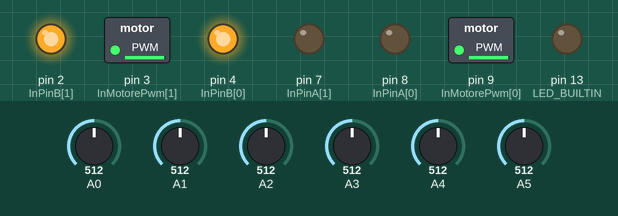
This sketch was run on a simulated Arduino Uno, built with avr-gcc and run on an emulated ATmega328P. Parts: switched loads named in the sketch (green lamp = pin HIGH), output pins drawn as LEDs (lit = HIGH). The inputs (shaded band) are chosen by the test bench; at power-on: A0 = 512, A1 = 512, A2 = 512, A3 = 512, A4 = 512, A5 = 512.

Above: at 11.2 s.
11.3 s: A0 set to 768
12.8 s: A0 set to 790
At 13.4 s:
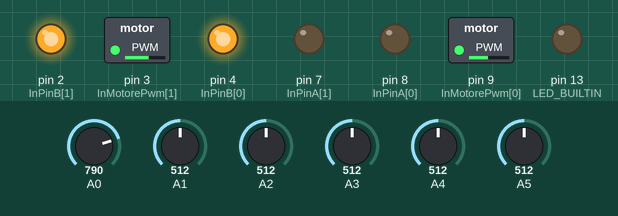
14.3 s: A0 set to 30
At 15.5 s:
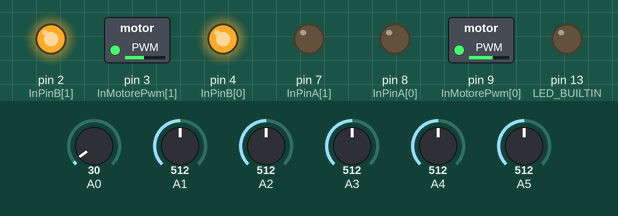
15.8 s: A1 set to 946
17.3 s: A1 set to 978
At 18.5 s:
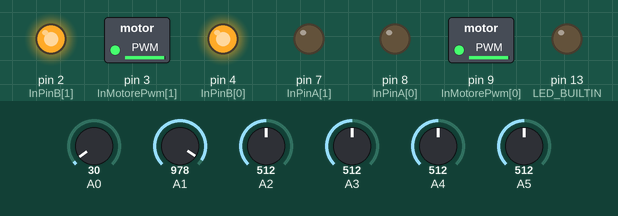
18.8 s: A1 set to 716
At 19.3 s:
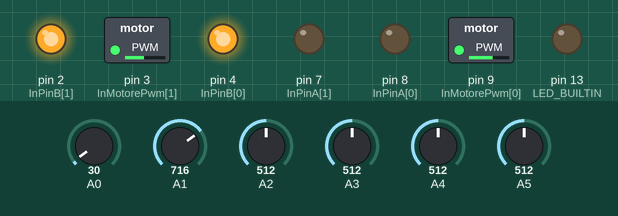
Timing chart, 0 to 21.3 s (numbered marks = the images above; inputs shaded):
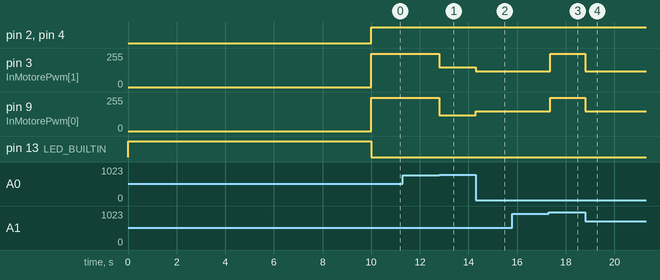

Measured:
- the behaviour switches between 778 and 779 on A0 (found by bisection; images 0 and 1)
- the behaviour switches between 961 and 962 on A1 (found by bisection; images 2 and 3)
- after the input at 11.3 s, every drawn part: stays the same
- after the input at 12.8 s, pin 3 (InMotorePwm[1]): 250/255 → 150/255 at once; pin 9 (InMotorePwm[0]): 250/255 → 120/255 at once
- after the input at 14.3 s, pin 3 (InMotorePwm[1]): 150/255 → 120/255 at once; pin 9 (InMotorePwm[0]): 120/255 → 150/255 at once
- after the input at 15.8 s, every drawn part: stays the same
- after the input at 17.3 s, pin 3 (InMotorePwm[1]): 120/255 → 250/255 after 0.06 s; pin 9 (InMotorePwm[0]): 150/255 → 250/255 after 0.06 s
- after the input at 18.8 s, pin 3 (InMotorePwm[1]): 250/255 → 120/255 at once; pin 9 (InMotorePwm[0]): 250/255 → 150/255 at once

The sketch:

vr-2.0.0.ino
```cpp
//libreria per i sensori infrarossi
#include <QTRSensors.h>


#define MOTORE_DESTRO       0
#define MOTORE_SINISTRO     1

#define MOTORE_AVANTI       0
#define MOTORE_FERMO        1
#define MOTORE_INDIETRO     2

//potenza motori
#define POTENZA_ALTA        120
#define POTENZA_MEDIA       75
#define POTENZA_BASSA       60

//potenza motori a velocità massima (una volta stabilizzato)
#define POTENZA_NORMALE     125

//valori dei diversi range
#define POS_TANTO_DESTRA    1000
#define POS_DESTRA          2300
#define POS_SINISTRA        2700
#define POS_TANTO_SINISTRA  4000

//numero di letture che l'Arduino deve fare in seguito all'uscita del range al centro
//serve per la velocità modulare
#define NUM_LETTURE 15

//variabili direzionali dei motori
uint8_t InPinA[] = {8, 7};
uint8_t InPinB[] = {4, 2};

//variabile per regolare la potenza dei motori
uint8_t InMotorePwm[] = {9, 3};

QTRSensors qtr;

//variabili che indica numero di sensori e il loro valore
const uint8_t SensorCount = 6;
uint16_t sensorValues[SensorCount];

void setup()
{
  //configurazione dei PIN di INPUT-OUTPUT
  pinMode(InPinA[0], OUTPUT);
  pinMode(InPinA[1], OUTPUT);
  pinMode(InPinB[0], OUTPUT);
  pinMode(InPinB[1], OUTPUT);
  pinMode(InMotorePwm[0], OUTPUT);
  pinMode(InMotorePwm[1], OUTPUT);
  pinMode(LED_BUILTIN, OUTPUT);

  // Configurazione dei sensori a infrarossi
  qtr.setTypeAnalog();
  qtr.setSensorPins((const uint8_t[]) {
    A0, A1, A2, A3, A4, A5
  }, SensorCount);

  //accendi il led Built-in dell'Arduino per segnalare l'inizio della calibrazione
  digitalWrite(LED_BUILTIN, HIGH);
  //calibrazione dei sensori ( circa 12s )
  for (uint16_t i = 0; i < 400; i++)
  {
    qtr.calibrate();
  }
  //spegni il led per segnalare la fine della calibrazione
  digitalWrite(LED_BUILTIN, LOW);
}

//funzione per selezionare,dirigere e regolare la potenza del motore
void muoviMotore(uint8_t motore, uint8_t direzione, uint8_t pwm)
{
  if (direzione <= 1)
  {
    digitalWrite(InPinA[motore], LOW);
  }
  else
  {
    digitalWrite(InPinA[motore], HIGH);
  }
  if (direzione >= 1 && direzione <= 2)
  {
    digitalWrite(InPinB[motore], LOW);
  }
  else
  {
    digitalWrite(InPinB[motore], HIGH);
  }
  analogWrite(InMotorePwm[motore], ((255 / 100)*pwm));
}

//funzione per stabilizzarsi sulla linea nera (deve essere al centro) + velocità modulare
void stabilizzazione()
{
  //variabile che indica il numero di letture necessarie che l'Arduino deve ancora fare prima di ritornare a velocità "normale"
  int letture_necessarie = NUM_LETTURE;

  //quando si uscirà da questo ciclo di istruzioni, vorrà dire che la macchina si è stabilizzata sulla linea nera
  while (letture_necessarie > 0)
  {
    //variabile che indica la posizione della linea nera, sapendo i valori letti dai 6 sensori
    uint16_t position = qtr.readLineBlack(sensorValues);

    //se la linea nera è a sinitra
    if (position > POS_TANTO_SINISTRA)
    {
      muoviMotore(MOTORE_DESTRO, MOTORE_AVANTI, POTENZA_MEDIA);
      muoviMotore(MOTORE_SINISTRO, MOTORE_INDIETRO, POTENZA_ALTA);

      //resetta il numero di letture necessarie
      letture_necessarie = NUM_LETTURE;
    }
    else if (position > POS_SINISTRA && position <= POS_TANTO_SINISTRA)
    {
      muoviMotore(MOTORE_DESTRO, MOTORE_AVANTI, POTENZA_MEDIA);
      muoviMotore(MOTORE_SINISTRO, MOTORE_AVANTI, POTENZA_BASSA);

      //resetta il numero di letture necessarie
      letture_necessarie = NUM_LETTURE;
    }

    //se la linea nera è a destra
    else if (position >= POS_TANTO_DESTRA && position <= POS_DESTRA)
    {
      muoviMotore(MOTORE_DESTRO, MOTORE_AVANTI, POTENZA_BASSA);
      muoviMotore(MOTORE_SINISTRO, MOTORE_AVANTI, POTENZA_MEDIA);

      //resetta il numero di letture necessarie
      letture_necessarie = NUM_LETTURE;
    }
    else if (position < POS_TANTO_DESTRA)
    {
      muoviMotore(MOTORE_DESTRO, MOTORE_INDIETRO, POTENZA_ALTA);
      muoviMotore(MOTORE_SINISTRO, MOTORE_AVANTI, POTENZA_MEDIA);

      //resetta il numero di letture necessarie
      letture_necessarie = NUM_LETTURE;
    }

    //se linea nera è al centro
    if (position >= POS_DESTRA && position <= POS_SINISTRA)
    {
      //aumenta la potenza fino a che l'Arduino è sulla linea nera (al centro),
      //e diminuisce il numero di letture che deve fare, quest'ultima è in funzione alla velocità dei 2 motori
      //più passa tempo, più letture farà l'Arduino, più veloce sarà
      //se esce dal centro il programma resetterà il numero di letture necessarie in modo che ad ogni uscita dal centro
      //l'Arduino abbia una velocità modulare
      muoviMotore(MOTORE_DESTRO, MOTORE_AVANTI, (POTENZA_NORMALE - letture_necessarie * 2));
      muoviMotore(MOTORE_SINISTRO, MOTORE_AVANTI, (POTENZA_NORMALE - letture_necessarie * 2));
      letture_necessarie--;
    }
  }
}

void loop()
{
  //variabile che indica la posizione della linea nera, sapendo i valori letti dai 6 sensori
  uint16_t position = qtr.readLineBlack(sensorValues);

  //se linea nera è al centro
  if (position >= POS_DESTRA && position <= POS_SINISTRA)
  {
    muoviMotore(MOTORE_DESTRO, MOTORE_AVANTI, POTENZA_NORMALE);
    muoviMotore(MOTORE_SINISTRO, MOTORE_AVANTI, POTENZA_NORMALE);
  }
  else
  {
    stabilizzazione();
  }
}
```
